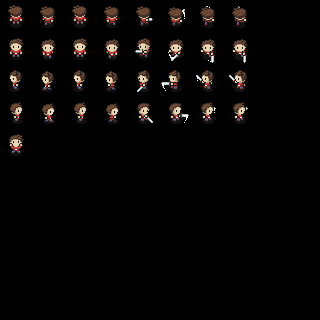

This is a level from a 2D game, rendered from its Tiled map with the project's own tilesets. A one-line summary and the complete map file follow:
An orthogonal 40x40 tile map with 8x8 px tiles, 1 tile layer (Tile Layer 1), 2 tilesets.

<map version="1.0" tiledversion="1.1.6" orientation="orthogonal" renderorder="right-down" width="40" height="40" tilewidth="8" tileheight="8" infinite="0" nextobjectid="1">
 <tileset firstgid="1" name="character" tilewidth="8" tileheight="8" tilecount="1088" columns="34">
  <image source="../data/img/character.png" width="272" height="256" />
 </tileset>
 <tileset firstgid="1089" name="character" tilewidth="16" tileheight="16" tilecount="272" columns="17">
  <image source="../data/img/character.png" width="272" height="256" />
 </tileset>
 <layer name="Tile Layer 1" width="40" height="40">
  <data encoding="csv">
0,1,2,0,0,3,4,0,0,5,6,0,0,7,8,0,681,682,683,684,685,686,687,688,689,690,691,692,693,694,695,696,0,0,0,0,0,0,0,0,
0,35,36,0,0,37,38,0,0,39,40,0,0,41,42,0,715,716,717,718,719,720,721,722,723,724,725,726,727,728,729,730,0,0,0,0,0,0,0,0,
0,69,70,0,0,71,72,0,0,73,74,0,0,75,76,0,749,750,751,752,753,754,755,756,757,758,759,760,761,762,763,764,0,0,0,0,0,0,0,0,
0,103,104,0,0,105,106,0,0,107,108,0,0,109,110,0,783,784,785,786,787,788,789,790,791,792,793,794,795,796,797,798,0,0,0,0,0,0,0,0,
0,137,138,0,0,139,140,0,0,141,142,0,0,143,144,0,545,546,547,548,549,550,551,552,553,554,555,556,557,558,559,560,0,0,0,0,0,0,0,0,
0,171,172,0,0,173,174,0,0,175,176,0,0,177,178,0,579,580,581,582,583,584,585,586,587,588,589,590,591,592,593,594,0,0,0,0,0,0,0,0,
0,205,206,0,0,207,208,0,0,209,210,0,0,211,212,0,613,614,615,616,617,618,619,620,621,622,623,624,625,626,627,628,0,0,0,0,0,0,0,0,
0,239,240,0,0,241,242,0,0,243,244,0,0,245,246,0,647,648,649,650,651,652,653,654,655,656,657,658,659,660,661,662,0,0,0,0,0,0,0,0,
0,273,274,0,0,275,276,0,0,277,278,0,0,279,280,0,953,954,955,956,957,958,959,960,961,962,963,964,965,966,967,968,0,0,0,0,0,0,0,0,
0,307,308,0,0,309,310,0,0,311,312,0,0,313,314,0,987,988,989,990,991,992,993,994,995,996,997,998,999,1000,1001,1002,0,0,0,0,0,0,0,0,
0,341,342,0,0,343,344,0,0,345,346,0,0,347,348,0,1021,1022,1023,1024,1025,1026,1027,1028,1029,1030,1031,1032,1033,1034,1035,1036,0,0,0,0,0,0,0,0,
0,375,376,0,0,377,378,0,0,379,380,0,0,381,382,0,1055,1056,1057,1058,1059,1060,1061,1062,1063,1064,1065,1066,1067,1068,1069,1070,0,0,0,0,0,0,0,0,
0,409,410,0,0,411,412,0,0,413,414,0,0,415,416,0,817,818,819,820,821,822,823,824,825,826,827,828,829,830,831,832,0,0,0,0,0,0,0,0,
0,443,444,0,0,445,446,0,0,447,448,0,0,449,450,0,851,852,853,854,855,856,857,858,859,860,861,862,863,864,865,866,0,0,0,0,0,0,0,0,
0,477,478,0,0,479,480,0,0,481,482,0,0,483,484,0,885,886,887,888,889,890,891,892,893,894,895,896,897,898,899,900,0,0,0,0,0,0,0,0,
0,511,512,0,0,513,514,0,0,515,516,0,0,517,518,0,919,920,921,922,923,924,925,926,927,928,929,930,931,932,933,934,0,0,0,0,0,0,0,0,
27,28,29,30,0,0,0,0,0,0,0,0,0,0,0,0,0,0,0,0,0,0,0,0,0,0,0,0,0,0,0,0,0,0,0,0,0,0,0,0,
61,62,63,64,0,0,0,0,0,0,0,0,0,0,0,0,0,0,0,0,0,0,0,0,0,0,0,0,0,0,0,0,0,0,0,0,0,0,0,0,
95,96,97,98,0,0,0,0,0,0,0,0,0,0,0,0,0,0,0,0,0,0,0,0,0,0,0,0,0,0,0,0,0,0,0,0,0,0,0,0,
129,130,131,132,0,0,0,0,0,0,0,0,0,0,0,0,0,0,0,0,0,0,0,0,0,0,0,0,0,0,0,0,0,0,0,0,0,0,0,0,
0,0,0,0,0,0,0,0,0,0,0,0,0,0,0,0,0,0,0,0,0,0,0,0,0,0,0,0,0,0,0,0,0,0,0,0,0,0,0,0,
0,0,0,0,0,0,0,0,0,0,0,0,0,0,0,0,0,0,0,0,0,0,0,0,0,0,0,0,0,0,0,0,0,0,0,0,0,0,0,0,
0,0,0,0,0,0,0,0,0,0,0,0,0,0,0,0,0,0,0,0,0,0,0,0,0,0,0,0,0,0,0,0,0,0,0,0,0,0,0,0,
0,0,0,0,0,0,0,0,0,0,0,0,0,0,0,0,0,0,0,0,0,0,0,0,0,0,0,0,0,0,0,0,0,0,0,0,0,0,0,0,
0,0,0,0,0,0,0,0,0,0,0,0,0,0,0,0,0,0,0,0,0,0,0,0,0,0,0,0,0,0,0,0,0,0,0,0,0,0,0,0,
0,0,0,0,0,0,0,0,0,0,0,0,0,0,0,0,0,0,0,0,0,0,0,0,0,0,0,0,0,0,0,0,0,0,0,0,0,0,0,0,
0,0,0,0,0,0,0,0,0,0,0,0,0,0,0,0,0,0,0,0,0,0,0,0,0,0,0,0,0,0,0,0,0,0,0,0,0,0,0,0,
0,0,0,0,0,0,0,0,0,0,0,0,0,0,0,0,0,0,0,0,0,0,0,0,0,0,0,0,0,0,0,0,0,0,0,0,0,0,0,0,
0,0,0,0,0,0,0,0,0,0,0,0,0,0,0,0,0,0,0,0,0,0,0,0,0,0,0,0,0,0,0,0,0,0,0,0,0,0,0,0,
0,0,0,0,0,0,0,0,0,0,0,0,0,0,0,0,0,0,0,0,0,0,0,0,0,0,0,0,0,0,0,0,0,0,0,0,0,0,0,0,
0,0,0,0,0,0,0,0,0,0,0,0,0,0,0,0,0,0,0,0,0,0,0,0,0,0,0,0,0,0,0,0,0,0,0,0,0,0,0,0,
0,0,0,0,0,0,0,0,0,0,0,0,0,0,0,0,0,0,0,0,0,0,0,0,0,0,0,0,0,0,0,0,0,0,0,0,0,0,0,0,
0,0,0,0,0,0,0,0,0,0,0,0,0,0,0,0,0,0,0,0,0,0,0,0,0,0,0,0,0,0,0,0,0,0,0,0,0,0,0,0,
0,0,0,0,0,0,0,0,0,0,0,0,0,0,0,0,0,0,0,0,0,0,0,0,0,0,0,0,0,0,0,0,0,0,0,0,0,0,0,0,
0,0,0,0,0,0,0,0,0,0,0,0,0,0,0,0,0,0,0,0,0,0,0,0,0,0,0,0,0,0,0,0,0,0,0,0,0,0,0,0,
0,0,0,0,0,0,0,0,0,0,0,0,0,0,0,0,0,0,0,0,0,0,0,0,0,0,0,0,0,0,0,0,0,0,0,0,0,0,0,0,
0,0,0,0,0,0,0,0,0,0,0,0,0,0,0,0,0,0,0,0,0,0,0,0,0,0,0,0,0,0,0,0,0,0,0,0,0,0,0,0,
0,0,0,0,0,0,0,0,0,0,0,0,0,0,0,0,0,0,0,0,0,0,0,0,0,0,0,0,0,0,0,0,0,0,0,0,0,0,0,0,
0,0,0,0,0,0,0,0,0,0,0,0,0,0,0,0,0,0,0,0,0,0,0,0,0,0,0,0,0,0,0,0,0,0,0,0,0,0,0,0,
0,0,0,0,0,0,0,0,0,0,0,0,0,0,0,0,0,0,0,0,0,0,0,0,0,0,0,0,0,0,0,0,0,0,0,0,0,0,0,0
</data>
 </layer>
</map>